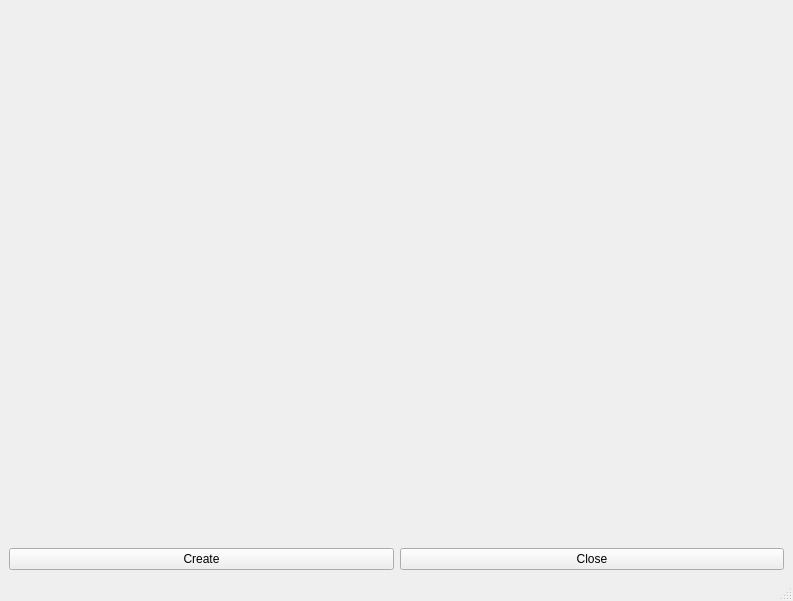
<?xml version="1.0" encoding="UTF-8"?>
<ui version="4.0">
 <class>MainWindow</class>
 <widget class="QMainWindow" name="MainWindow">
  <property name="geometry">
   <rect>
    <x>0</x>
    <y>0</y>
    <width>793</width>
    <height>601</height>
   </rect>
  </property>
  <property name="windowTitle">
   <string>MainWindow</string>
  </property>
  <widget class="QWidget" name="centralwidget">
   <layout class="QGridLayout" name="gridLayout">
    <item row="0" column="0">
     <layout class="QVBoxLayout" name="verticalLayout">
      <item>
       <widget class="GLWidget" name="widget" native="true">
        <property name="sizePolicy">
         <sizepolicy hsizetype="Minimum" vsizetype="Expanding">
          <horstretch>0</horstretch>
          <verstretch>0</verstretch>
         </sizepolicy>
        </property>
       </widget>
      </item>
      <item>
       <spacer name="verticalSpacer">
        <property name="orientation">
         <enum>Qt::Vertical</enum>
        </property>
        <property name="sizeType">
         <enum>QSizePolicy::Minimum</enum>
        </property>
        <property name="sizeHint" stdset="0">
         <size>
          <width>20</width>
          <height>40</height>
         </size>
        </property>
       </spacer>
      </item>
      <item>
       <layout class="QHBoxLayout" name="horizontalLayout">
        <item>
         <widget class="QPushButton" name="pushButton">
          <property name="text">
           <string>Create</string>
          </property>
         </widget>
        </item>
        <item>
         <widget class="QPushButton" name="pushButton_3">
          <property name="text">
           <string>Close</string>
          </property>
         </widget>
        </item>
       </layout>
      </item>
     </layout>
    </item>
   </layout>
  </widget>
  <widget class="QMenuBar" name="menubar">
   <property name="geometry">
    <rect>
     <x>0</x>
     <y>0</y>
     <width>793</width>
     <height>21</height>
    </rect>
   </property>
  </widget>
  <widget class="QStatusBar" name="statusbar"/>
 </widget>
 <customwidgets>
  <customwidget>
   <class>GLWidget</class>
   <extends>QWidget</extends>
   <header>glWidget.h</header>
   <container>1</container>
  </customwidget>
 </customwidgets>
 <resources/>
 <connections>
  <connection>
   <sender>pushButton_3</sender>
   <signal>clicked()</signal>
   <receiver>MainWindow</receiver>
   <slot>close()</slot>
   <hints>
    <hint type="sourcelabel">
     <x>652</x>
     <y>555</y>
    </hint>
    <hint type="destinationlabel">
     <x>685</x>
     <y>505</y>
    </hint>
   </hints>
  </connection>
 </connections>
</ui>
